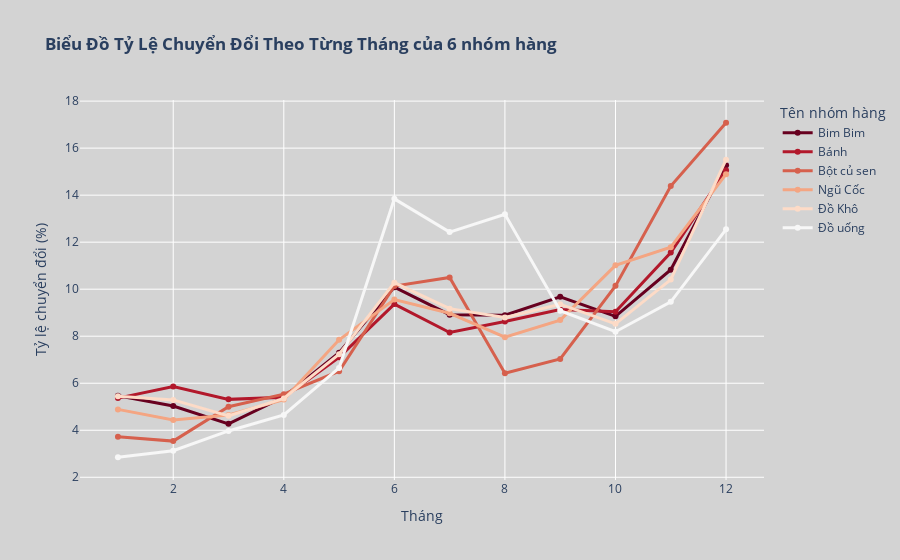

Write notebook code for a chart like this one.
### Code cell
# Tạo biểu đồ đường sử dụng Plotly Express
fig = px.line(
    conversion_rate,
    x='Tháng',
    y='tỷ lệ chuyển đổi (%)',
    color='Tên nhóm hàng',
    title='Biểu Đồ Tỷ Lệ Chuyển Đổi Theo Từng Tháng',
    markers=True,
    color_discrete_sequence=px.colors.diverging.RdBu  
)

# Cập nhật bố cục
fig.update_layout(
    title='<b>Biểu Đồ Tỷ Lệ Chuyển Đổi Theo Từng Tháng của 6 nhóm hàng<b>',
    xaxis_title="Tháng",
    yaxis_title="Tỷ lệ chuyển đổi (%)",
    paper_bgcolor='lightgrey',
    plot_bgcolor='lightgrey'
)

# Cập nhật mẫu thông tin khi rê chuột (hover)
fig.update_traces(
    hovertemplate='Tháng: %{x} <br>Tên mặt hàng: %{data.name} <br>Tỷ lệ chuyển đổi: %{y:.2f}%'
)

# Cập nhật độ đậm của đường
fig.update_traces(
    line=dict(width=3)
)

# Hiển thị biểu đồ
fig.show()

### Figure 1 — Plotly figure (JSON) as saved in the notebook; plotly's stock layout.template omitted (floating-point values rounded to 4 significant figures)
{"data": [{"hovertemplate": "Tháng: %{x} <br>Tên mặt hàng: %{data.name} <br>Tỷ lệ chuyển đổi: %{y:.2f}%", "legendgroup": "Bim Bim", "line": {"color": "rgb(103,0,31)", "dash": "solid", "width": 3}, "marker": {"symbol": "circle"}, "mode": "lines+markers", "name": "Bim Bim", "orientation": "v", "showlegend": true, "type": "scatter", "x": [1, 2, 3, 4, 5, 6, 7, 8, 9, 10, 11, 12], "xaxis": "x", "y": [5.463, 5.03, 4.272, 5.413, 7.301, 10.09, 8.915, 8.891, 9.677, 8.845, 10.83, 15.28], "yaxis": "y"}, {"hovertemplate": "Tháng: %{x} <br>Tên mặt hàng: %{data.name} <br>Tỷ lệ chuyển đổi: %{y:.2f}%", "legendgroup": "Bánh", "line": {"color": "rgb(178,24,43)", "dash": "solid", "width": 3}, "marker": {"symbol": "circle"}, "mode": "lines+markers", "name": "Bánh", "orientation": "v", "showlegend": true, "type": "scatter", "x": [1, 2, 3, 4, 5, 6, 7, 8, 9, 10, 11, 12], "xaxis": "x", "y": [5.367, 5.864, 5.313, 5.402, 7.101, 9.367, 8.157, 8.627, 9.14, 9.043, 11.56, 15.05], "yaxis": "y"}, {"hovertemplate": "Tháng: %{x} <br>Tên mặt hàng: %{data.name} <br>Tỷ lệ chuyển đổi: %{y:.2f}%", "legendgroup": "Bột củ sen", "line": {"color": "rgb(214,96,77)", "dash": "solid", "width": 3}, "marker": {"symbol": "circle"}, "mode": "lines+markers", "name": "Bột củ sen", "orientation": "v", "showlegend": true, "type": "scatter", "x": [1, 2, 3, 4, 5, 6, 7, 8, 9, 10, 11, 12], "xaxis": "x", "y": [3.727, 3.538, 4.998, 5.536, 6.509, 10.13, 10.5, 6.422, 7.032, 10.14, 14.38, 17.08], "yaxis": "y"}, {"hovertemplate": "Tháng: %{x} <br>Tên mặt hàng: %{data.name} <br>Tỷ lệ chuyển đổi: %{y:.2f}%", "legendgroup": "Ngũ Cốc", "line": {"color": "rgb(244,165,130)", "dash": "solid", "width": 3}, "marker": {"symbol": "circle"}, "mode": "lines+markers", "name": "Ngũ Cốc", "orientation": "v", "showlegend": true, "type": "scatter", "x": [1, 2, 3, 4, 5, 6, 7, 8, 9, 10, 11, 12], "xaxis": "x", "y": [4.888, 4.439, 4.647, 5.304, 7.846, 9.559, 8.976, 7.96, 8.686, 11.02, 11.79, 14.89], "yaxis": "y"}, {"hovertemplate": "Tháng: %{x} <br>Tên mặt hàng: %{data.name} <br>Tỷ lệ chuyển đổi: %{y:.2f}%", "legendgroup": "Đồ Khô", "line": {"color": "rgb(253,219,199)", "dash": "solid", "width": 3}, "marker": {"symbol": "circle"}, "mode": "lines+markers", "name": "Đồ Khô", "orientation": "v", "showlegend": true, "type": "scatter", "x": [1, 2, 3, 4, 5, 6, 7, 8, 9, 10, 11, 12], "xaxis": "x", "y": [5.45, 5.291, 4.613, 5.355, 7.236, 10.28, 9.173, 8.8, 9.362, 8.525, 10.41, 15.51], "yaxis": "y"}, {"hovertemplate": "Tháng: %{x} <br>Tên mặt hàng: %{data.name} <br>Tỷ lệ chuyển đổi: %{y:.2f}%", "legendgroup": "Đồ uống", "line": {"color": "rgb(247,247,247)", "dash": "solid", "width": 3}, "marker": {"symbol": "circle"}, "mode": "lines+markers", "name": "Đồ uống", "orientation": "v", "showlegend": true, "type": "scatter", "x": [1, 2, 3, 4, 5, 6, 7, 8, 9, 10, 11, 12], "xaxis": "x", "y": [2.851, 3.13, 3.97, 4.652, 6.652, 13.84, 12.43, 13.19, 9.083, 8.191, 9.463, 12.55], "yaxis": "y"}], "layout": {"legend": {"title": {"text": "Tên nhóm hàng"}, "tracegroupgap": 0}, "paper_bgcolor": "lightgrey", "plot_bgcolor": "lightgrey", "title": {"text": "<b>Biểu Đồ Tỷ Lệ Chuyển Đổi Theo Từng Tháng của 6 nhóm hàng<b>"}, "xaxis": {"anchor": "y", "domain": [0, 1], "title": {"text": "Tháng"}}, "yaxis": {"anchor": "x", "domain": [0, 1], "title": {"text": "Tỷ lệ chuyển đổi (%)"}}}}
